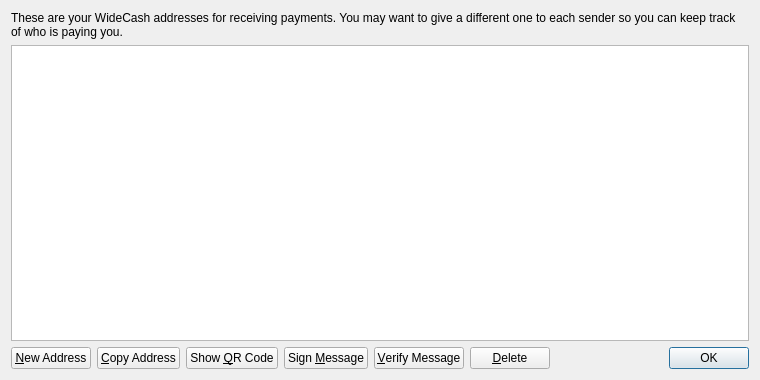
<?xml version="1.0" encoding="UTF-8"?>
<ui version="4.0">
 <class>AddressBookPage</class>
 <widget class="QWidget" name="AddressBookPage">
  <property name="geometry">
   <rect>
    <x>0</x>
    <y>0</y>
    <width>760</width>
    <height>380</height>
   </rect>
  </property>
  <property name="windowTitle">
   <string>Address Book</string>
  </property>
  <layout class="QVBoxLayout" name="verticalLayout">
   <item>
    <widget class="QLabel" name="labelExplanation">
     <property name="text">
      <string>These are your WideCash addresses for receiving payments. You may want to give a different one to each sender so you can keep track of who is paying you.</string>
     </property>
     <property name="textFormat">
      <enum>Qt::PlainText</enum>
     </property>
     <property name="wordWrap">
      <bool>true</bool>
     </property>
    </widget>
   </item>
   <item>
    <widget class="QTableView" name="tableView">
     <property name="contextMenuPolicy">
      <enum>Qt::CustomContextMenu</enum>
     </property>
     <property name="toolTip">
      <string>Double-click to edit address or label</string>
     </property>
     <property name="tabKeyNavigation">
      <bool>false</bool>
     </property>
     <property name="alternatingRowColors">
      <bool>true</bool>
     </property>
     <property name="selectionMode">
      <enum>QAbstractItemView::SingleSelection</enum>
     </property>
     <property name="selectionBehavior">
      <enum>QAbstractItemView::SelectRows</enum>
     </property>
     <property name="sortingEnabled">
      <bool>true</bool>
     </property>
     <attribute name="verticalHeaderVisible">
      <bool>false</bool>
     </attribute>
    </widget>
   </item>
   <item>
    <layout class="QHBoxLayout" name="horizontalLayout">
     <item>
      <widget class="QPushButton" name="newAddressButton">
       <property name="toolTip">
        <string>Create a new address</string>
       </property>
       <property name="text">
        <string>&amp;New Address</string>
       </property>
       <property name="icon">
        <iconset resource="../bitcoin.qrc">
         <normaloff>:/icons/add</normaloff>:/icons/add</iconset>
       </property>
      </widget>
     </item>
     <item>
      <widget class="QPushButton" name="copyToClipboard">
       <property name="toolTip">
        <string>Copy the currently selected address to the system clipboard</string>
       </property>
       <property name="text">
        <string>&amp;Copy Address</string>
       </property>
       <property name="icon">
        <iconset resource="../bitcoin.qrc">
         <normaloff>:/icons/editcopy</normaloff>:/icons/editcopy</iconset>
       </property>
      </widget>
     </item>
     <item>
      <widget class="QPushButton" name="showQRCode">
       <property name="text">
        <string>Show &amp;QR Code</string>
       </property>
       <property name="icon">
        <iconset resource="../bitcoin.qrc">
         <normaloff>:/icons/qrcode</normaloff>:/icons/qrcode</iconset>
       </property>
      </widget>
     </item>
     <item>
      <widget class="QPushButton" name="signMessage">
       <property name="toolTip">
        <string>Sign a message to prove you own a WideCash address</string>
       </property>
       <property name="text">
        <string>Sign &amp;Message</string>
       </property>
       <property name="icon">
        <iconset resource="../bitcoin.qrc">
         <normaloff>:/icons/edit</normaloff>:/icons/edit</iconset>
       </property>
      </widget>
     </item>
     <item>
      <widget class="QPushButton" name="verifyMessage">
       <property name="toolTip">
        <string>Verify a message to ensure it was signed with a specified WideCash address</string>
       </property>
       <property name="text">
        <string>&amp;Verify Message</string>
       </property>
       <property name="icon">
        <iconset resource="../bitcoin.qrc">
         <normaloff>:/icons/transaction_0</normaloff>:/icons/transaction_0</iconset>
       </property>
      </widget>
     </item>
     <item>
      <widget class="QPushButton" name="deleteButton">
       <property name="toolTip">
        <string>Delete the currently selected address from the list</string>
       </property>
       <property name="text">
        <string>&amp;Delete</string>
       </property>
       <property name="icon">
        <iconset resource="../bitcoin.qrc">
         <normaloff>:/icons/remove</normaloff>:/icons/remove</iconset>
       </property>
      </widget>
     </item>
     <item>
      <spacer name="horizontalSpacer">
       <property name="orientation">
        <enum>Qt::Horizontal</enum>
       </property>
       <property name="sizeHint" stdset="0">
        <size>
         <width>40</width>
         <height>20</height>
        </size>
       </property>
      </spacer>
     </item>
     <item>
      <widget class="QDialogButtonBox" name="buttonBox">
       <property name="sizePolicy">
        <sizepolicy hsizetype="Maximum" vsizetype="Fixed">
         <horstretch>0</horstretch>
         <verstretch>0</verstretch>
        </sizepolicy>
       </property>
       <property name="standardButtons">
        <set>QDialogButtonBox::Ok</set>
       </property>
      </widget>
     </item>
    </layout>
   </item>
  </layout>
 </widget>
 <resources>
  <include location="../bitcoin.qrc"/>
 </resources>
 <connections/>
</ui>
